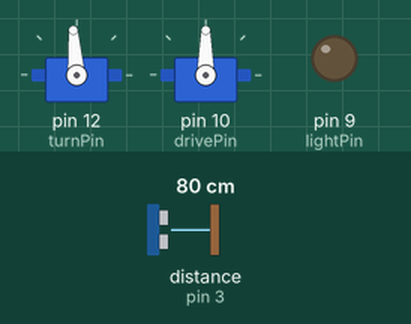
Bench run of a sketch on a simulated Arduino Uno, built with avr-gcc and run on an emulated ATmega328P. Parts: 2 × servo, output pins drawn as LEDs (lit = HIGH). Inputs (shaded band) come from the test bench; at power-on: distance to the obstacle (sensor on pin 3) 80 cm. The echo pulse lasts 58.3 µs per cm; pins used as bus, display or sensor lines are not drawn; what the sketch prints to the serial monitor is not drawn.

Above: at 0.1 s.
At 1.2 s:
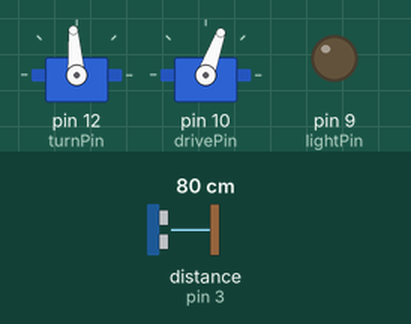
At 6.0 s:
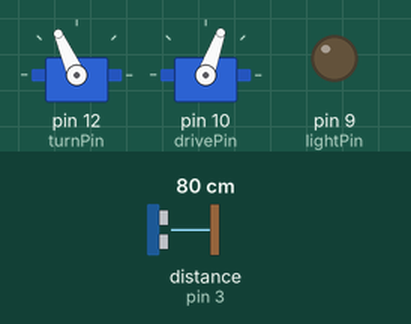
At 10.2 s:
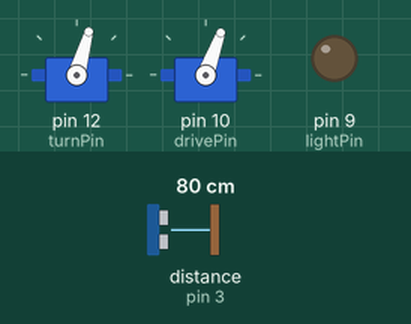
At 14.7 s:
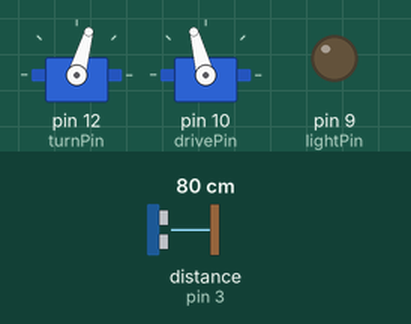
At 24.2 s:
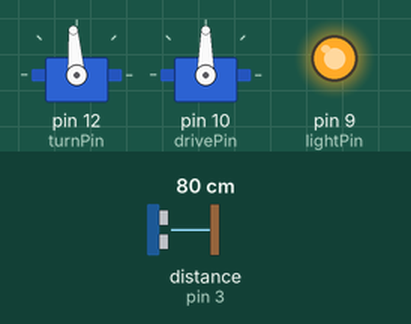
Timing chart, 0 to 26.2 s (numbered marks = the images above):
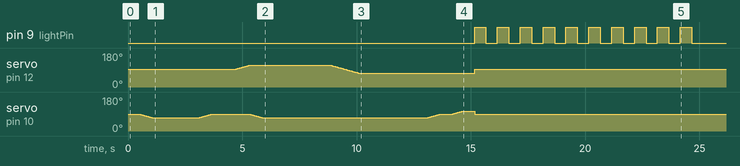

The sketch:

main.ino
```cpp
/*
 Controlling a servo position using a potentiometer (variable resistor)
 by Michal Rinott <http://people.interaction-ivrea.it/m.rinott>

 modified on 8 Nov 2013
 by Scott Fitzgerald
 http://www.arduino.cc/en/Tutorial/Knob
*/

#include <Servo.h>

Servo turnPin;
Servo drivePin;

const float speedOfSound = 343.0;

const int turnCenter = 94;
const int driveCenter = 90;
int turn = 0; // -20...20
int vel = 0;  // -25...25

//setting up the pins for the front distance sensors
const int frontTrigPin = 2;
const int frontEchoPin = 3;

//setting up the pins for the back distance sensors
const int backTrigPin = 4;
const int backEchoPin = 5;

//setting up the pins for the right distance sensors
const int rightTrigPin = 6;
const int rightEchoPin = 7;

//setting up the pins for the front distance sensors
// const int backTrigPin = 8;
// const int backEchoPin = 9;

float frontDistanceArray[] = {0,0,0};
float rightDistanceArray[] = {0,0,0};
float backDistanceArray[] = {0,0,0};

const int lightPin = 9;

void steer(int t, int d = 0) {
  while (turn != t) {
    turn += turn < t ? 1 : -1;

    turnPin.write(turnCenter + turn);

    delay(30);
  }

  delay(d);
}
float filter(float a, float b, float c) {
  if(a < b) {
    if (b < c) {
      return b;
    } else if (a < c) {
      return c;
    } else {
      return a;
    }
  } else if (a < c) {
    return a;
  } else if (b < c) {
    return c;
  } else {
    return b;
  }
}

void drive(int v) {
  while (vel != v) {
    vel += vel < v ? 1 : -1;

    drivePin.write(driveCenter + vel);

    delay(30);
  }
}

void center() {
  turnPin.write(turnCenter);
}

void halt() {
  drivePin.write(driveCenter);
}

void steerDrive(int t, int v, int d) {
  while (turn != t || vel != v) {
    turn += turn < t ? 1 : -1;
    vel += vel < v ? 1 : -1;

    turnPin.write(turnCenter + turn);
    drivePin.write(driveCenter + vel);

    delay(30);
  }

  delay(d);
}

void alphaTest() {
  // turnPin.write(94); // 94 CENTER!!
  // delay(3000);
  // turnPin.write(74); // 94 - 20 = 144 LEFT!!
  // delay(3000);
  // turnPin.write(94); // 94 CENTER!!
  // delay(3000);
  // turnPin.write(20); // 94 + 20 = 144 RIGHT!!

  // drivePin.write(110); // Forward -- "That's a good speed" - Mr. Dickie
  // drivePin.write(80); // Backward -- "Hehehe...there you go" - Mr. Dickie

  steerDrive(  0,  20, 2000);
  // steerDrive( 20,  15, 3000);
  steer(20, 2000);
  steerDrive(  0,  20, 2000);
  steer(-20, 2000);
  steerDrive(  0,   0, 3000);

  steerDrive(  0, -20, 2000);
  steer(20, 2000);
  steerDrive(  0, -20, 2000);
  steer(-20, 2000);
  steerDrive(  0, -20, 3000);
  steerDrive(  0,   0, 3000);

}

void setup() {
  turnPin.attach(12);
  drivePin.attach(10);

  // Front Distant Sensors
  pinMode(frontTrigPin, OUTPUT);
  pinMode(frontEchoPin, INPUT);

  // // Left Distance Sensors
  // pinMode(leftTrigPin, OUTPUT);
  // pinMode(leftEchoPin, INPUT);

  // Right Distance Sensors
  pinMode(rightTrigPin, OUTPUT);
  pinMode(rightEchoPin, INPUT);

  // Back Distance Sensors
  pinMode(backTrigPin, OUTPUT);
  pinMode(backEchoPin, INPUT);

  Serial.begin(9600);

  pinMode(lightPin, OUTPUT);

  center();
  halt();

  delay(500);

  // alphaTest();
  // bravoTest();
  // charlieTest();
  // deltaTask();
  foxTrotTask();

  //delay(1000);
  halt();
  center();
  blinkLight(10);
}

void loop() {
  Serial.println("Distance: " + String(getDistanceFront()));
}

float getDistanceFront() {

  frontDistanceArray[0] = frontDistanceArray[1];
  frontDistanceArray[1] = frontDistanceArray[2];

  digitalWrite(frontTrigPin, LOW);

  delayMicroseconds(2);

  digitalWrite(frontTrigPin, HIGH);

  delayMicroseconds(10);

  digitalWrite(frontTrigPin, LOW);

  frontDistanceArray[2] = pulseIn(frontEchoPin, HIGH);

  return filter(frontDistanceArray[0], frontDistanceArray[1], frontDistanceArray[2]);
}

float getDistanceRight() {

  rightDistanceArray[0] = rightDistanceArray[1];
  rightDistanceArray[1] = rightDistanceArray[2];

  digitalWrite(rightTrigPin, LOW);

  delayMicroseconds(2);

  digitalWrite(rightTrigPin, HIGH);

  delayMicroseconds(10);

  digitalWrite(rightTrigPin, LOW);

  rightDistanceArray[2] = pulseIn(rightEchoPin, HIGH);

  return filter(rightDistanceArray[0], rightDistanceArray[1], rightDistanceArray[2]);
}


float getDistanceBack() {

  backDistanceArray[0] = backDistanceArray[1];
  backDistanceArray[1] = backDistanceArray[2];

  digitalWrite(backTrigPin, LOW);

  delayMicroseconds(2);

  digitalWrite(backTrigPin, HIGH);

  delayMicroseconds(10);

  digitalWrite(backTrigPin, LOW);

  backDistanceArray[2] = pulseIn(backEchoPin, HIGH);

  return filter(backDistanceArray[0], backDistanceArray[1], backDistanceArray[2]);
}

void driveToDistance(float distance) {

  while (getDistanceFront() <= distance) {
    drive(40);
  }

}

void blinkLight(int time) {
  for (int i = 0; i < time; i++) {
    digitalWrite(lightPin, HIGH);
    delay(500);
    digitalWrite(lightPin, LOW);
    delay(500);
  }
}


void bravoTest() {
  // steerDrive(  0,  20, 3000); // drive out of box
  // steerDrive( 20,  15, 5000); // steer right out
  // steerDrive(  0,  15,  500); // ease forward
  // steerDrive(  0,   0, 2000); // pause
  // steerDrive(  0, -20, 4000); // back-up
  // steerDrive(  0,   0, 2000); // pause
  // steerDrive( 20,  15, 5000); // steer right into box
  // steerDrive(  0,  15,  500); // ease forward
  // steerDrive(  0,  0,   500); // stop

  drive(20);
  delay(2000);
  steer(20);
  delay(6000);
  steer(0);
  delay(500);
  drive(0);
  delay(2000);
  drive(-15);
  delay(8000);
  drive(0);
  delay(500);
  steer(20);
  drive(20);
  delay(5000);
  steer(0);
  delay(2000);
  drive(0);
}

void charlieTest() {

  int i = 300;

  while (i > 0) {
    if (getDistanceFront() > 2000000*1.5 / speedOfSound) {
      drive(25);

      i--;
    } else if (getDistanceFront() <= 2000000*1.5 / speedOfSound) {
      drive(0);
    }
  }

}

void deltaTask() {

  while (true) {

    float distance = getDistanceFront();

    if(distance < 30 && distance > 20) {
      drive(20);
    } else if (distance <= 20) {
      drive (10);
    } else if (distance > 30) {
      drive(30);
    }
  }

}

void foxTrotTask() {
// float prevDistance;
// while (true) {
//   prevDistance = distance();
//   distance = getDistanceRight
//   drive(20);
//   delay(6000);
// }

drive(-20);
delay(2000);
drive(0);
delay(1000);
steer(20);
drive(-20);
delay(3000);
steer(-20);
delay(3000);
drive(0);
delay(500);
drive(15);
delay(500);
halt();


// float rightDistance = 0;

// while(rightDistance == 0) {

//  if (getDistanceRight() > 200)  {
//   float rightDistance = getDistanceRight();
//  }

  // while (getDistanceRight()+100 < rightDistance) {
  //   int time = millis();

  //   if (millis() - time > 1000) {

  //   }

  //   time = millis() - time;
  // }
}
```
